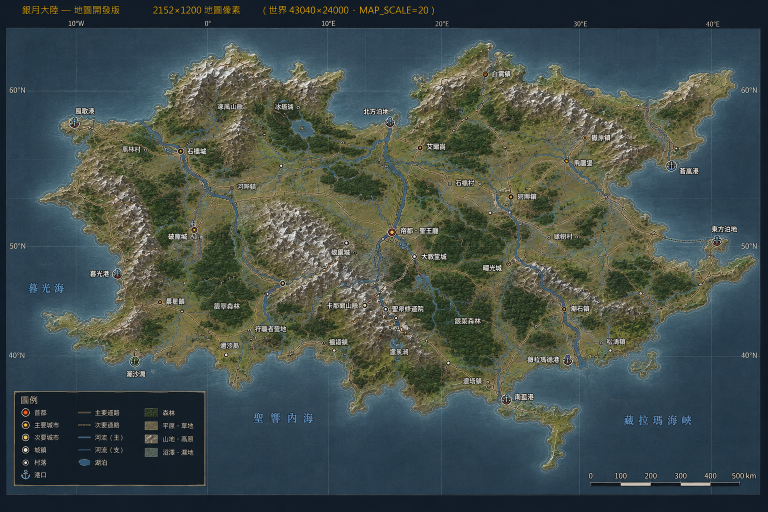
#> input picture flight/_src/map_01.png, 1536 x 1024 px (shown at 1/2 size)
$ python build_map.py
#> lines starting #> are read from the running program, lines starting #| are printed output that depends on the picture; after the words box and inside, x2 and y2 are one past the last pixel; in counts of white or black regions, pixels touching at a corner belong together
# -*- coding: utf-8 -*-
"""
把手繪的成品地圖（map_01.png）轉成引擎要的兩張來源圖。

  輸入  flight/map_01.png          1536×1024 的插畫（含外框／圖例／比例尺／城鎮文字）
  輸出  flight/silvermoon_terrain.png    地貌色（去標註）
        flight/silvermoon_heightmap.png  高度場（灰階）
        flight/map_build_debug.png       各階段的中間結果，出問題時看這張

⚠ 這張圖是「成品插畫」不是地形資料，所以高度得用推的。

  ▍山地怎麼認出來 —— 用**局部起伏度**，不是亮度
    實測各地貌的亮度幾乎完全重疊（山 87～109、平原 88～106），
    這張圖的山不是「畫得比較亮」而是「畫得比較皺」：稜線與陰影造成
    高頻對比，平原則是平的。所以取局部標準差當山地指標，
    這同時也符合物理 —— 崎嶇＝山。
    色相只用來認森林（r−g 明顯為負且飽和度高），那是唯一乾淨的色彩特徵。

  ▍海／陸
    海是連到畫框邊界的那一大塊藍。內陸湖泊同色，靠「有沒有連到邊界」
    區分 —— 只看顏色會把湖也挖成海。

  ▍高度＝ 離岸距離做的緩丘（大尺度）
        + 起伏度 → 山脈（作者畫的山脈走向就這樣被保住）
        + 插畫明暗的高頻（只作用在山區，給稜線細節）
    邊緣：距海岸 RIM_W 內強制拉到 RIM_H 以上 → 浮空大陸的斷崖。

⚠ 地貌色**不直接沿用插畫的像素**，而是依分類重新合成。原因有三：
   1. 文字擦不乾淨。文字與山脊高光同樣是「亮＋低飽和」，怎麼調門檻都會
      互相波及；中值補洞又會把岩石紋理抹成糊塊，還留下方形補丁。
   2. 插畫自帶的立體光影是照「俯視固定光源」畫的，貼到我們合成的 3D 地形
      上之後，畫死的陰影不會跟真實形狀對齊 → 看起來就是一片來歷不明的條紋。
      引擎本來就會依坡度算光，貼圖該給的是**固有色**不是打好光的成品。
   3. 合成的可控：雪線、森林濃淡、岩石色調都變成參數。

   插畫因此退居「版面來源」——它決定哪裡是山、森林、河、海岸線，
   這些資訊比它的像素值有價值得多。
   ⚠ 代價：道路與城鎮聚落的紋理不會出現在 3D 裡。要的話得另外把路網
     單獨抽成一張遮罩再畫上去，那是獨立的一步。

⚠ 經緯線是貫穿全圖的直線，用「整行/整列都偏亮」偵測後抹平 ——
   它會污染起伏度（被當成山脊），所以在分類之前就得處理掉。
"""
import os
from collections import deque
import numpy as np
from PIL import Image
from scipy import ndimage as ndi

HERE = os.path.dirname(os.path.abspath(__file__))
# _src/ 放 build 用的原始檔與除錯輸出，不會被部署；flight/ 底下只留 runtime 讀的東西
SRC  = os.path.join(HERE, "_src", "map_01.png")
OUT_COL = os.path.join(HERE, "silvermoon_terrain.png")
OUT_HGT = os.path.join(HERE, "silvermoon_heightmap.png")
# ⚠ 地圖畫面已改成即時烘的 2.5D 浮雕（見 index.html 的 buildRelief），
#   這張平面圖 runtime 不再讀 → 輸出到 _src 當參考，不佔部署空間。
OUT_VIEW= os.path.join(HERE, "_src", "map_view.webp")
OUT_DBG = os.path.join(HERE, "_src", "map_build_debug.png")

# 目標尺寸＝引擎沿用的地圖像素數（PLACES 座標、MAP_SCALE 都以此為準）
TW, TH = 2152, 1200
# 插畫的內容框（外圈深色邊已量測過）
CROP = (11, 55, 1522, 990)

# 與 index.html 同步的高度常數
PEAK_SCALE = 520      # 灰階 255 → 世界高
CLOUD_H    = 44       # 雲海高度（世界單位）
CRUISE_ALT = 700      # 巡航高度：峰頂必須低於此值

# ── 垂直面的預算 ────────────────────────────────────────────────
# voxel-space 的每一段垂直線都要 per-pixel 畫，而且是破圖最容易發生的地方。
# 所以地形生成端就該少做垂直面，而不是等渲染端補救。
EDGE_W       = 26     # 大陸邊緣往內收的過渡帶（地圖像素）→ 斜坡取代斷崖
RIVER_INSET  = 16     # 一般河流的下嵌深度（世界單位）——只是「嵌一點」
RIVER_FLAT   = 11     # 河道兩側「不長山」的影響半徑（高斯 sigma，地圖像素）
SOURCE_H     = 150    # 最上游的水面高度（世界單位）；出海口是 CLOUD_H+10
LAKE_R       = 22     # 源頭湖的半徑（地圖像素）
GORGE_XY     = (940, 740)   # 卡耶爾山谷：唯一保留峽谷的地方（地圖像素）
GORGE_R      = 260    # 峽谷作用半徑

g = lambda world: world / PEAK_SCALE * 255.0      # 世界高 → 灰階


def main():
    im = Image.open(SRC).convert("RGB").crop(CROP).resize((TW, TH), Image.LANCZOS)
    a = np.asarray(im).astype(np.float32)
    r, gg, b = a[..., 0], a[..., 1], a[..., 2]
    lum = r * 0.299 + gg * 0.587 + b * 0.114
    mx, mn = a.max(2), a.min(2)
    sat = np.where(mx > 1, (mx - mn) / np.maximum(mx, 1), 0)

    # ── 1. 海／陸 ──────────────────────────────────────────────────
    # 海：藍明顯高於紅、且整體偏暗。湖泊同色，靠連通性排除。
    bluish = (b - r > 14) & (b > 55)
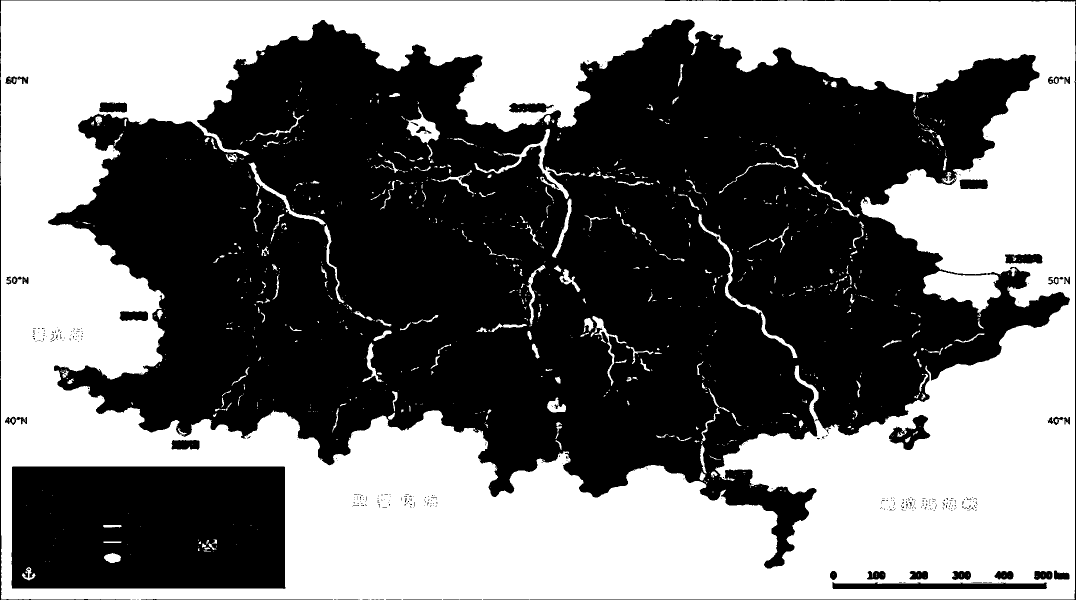
#> bluish: shape (1200, 2152) bool (shown at 1/2 size); 46.3% white; 945 white regions (677 under 20 px), largest, box (x1, y1, x2, y2) and area: (1, 1, 2151, 1200) 1151642, (1846, 542, 2002, 626) 7643, (949, 258, 1160, 398) 2588
    lab, n = ndi.label(bluish)
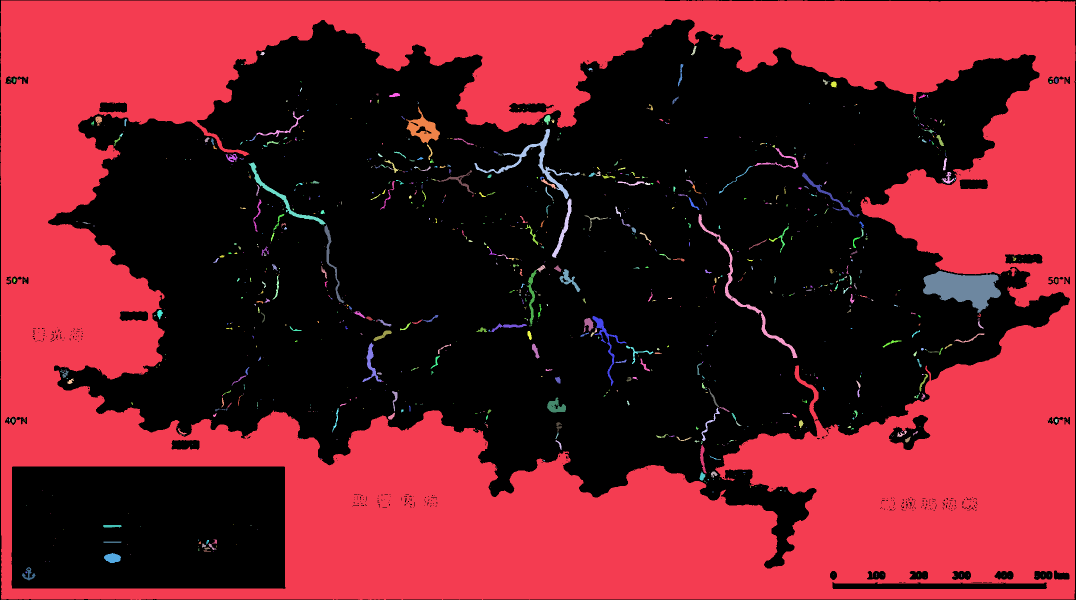
#> lab: shape (1200, 2152) int32 (shown at 1/2 size); 1143 distinct labels, from 0 to 1142; one colour per label, 0 black
#> n = 1142
    edge = set(lab[0].tolist()) | set(lab[-1].tolist()) | \
           set(lab[:, 0].tolist()) | set(lab[:, -1].tolist())
#> edge = 2 items
    edge.discard(0)
    sea = np.isin(lab, list(edge)) if edge else np.zeros_like(bluish)
#> sea: shape (1200, 2152) bool; 44.6% white; 1 white region, box (x1, y1, x2, y2) and area: (1, 1, 2151, 1200) 1151424
    sea = ndi.binary_closing(sea, np.ones((5, 5)))
#> sea: shape (1200, 2152) bool; 44.6% white; 1 white region, box (x1, y1, x2, y2) and area: (2, 2, 2150, 1198) 1151563
    land = ~sea
    land = ndi.binary_opening(land, np.ones((3, 3)))
#> land: shape (1200, 2152) bool; 54.9% white; 1 black region, box (x1, y1, x2, y2) and area: (0, 0, 2152, 1200) 1164749
    land = ndi.binary_fill_holes(land)          # 湖泊算陸地（之後再壓低）

    # 圖例方框與比例尺是壓在海上的「不透明矩形」，不藍 → 會被當成陸地，
    # 變成海中央一座方形島。真正的島嶼不會是完美矩形，用「填滿外接框的
    # 比例」就分得開：矩形 ≈1.0，海島大約 0.4～0.7。
    lb0, n0 = ndi.label(land)
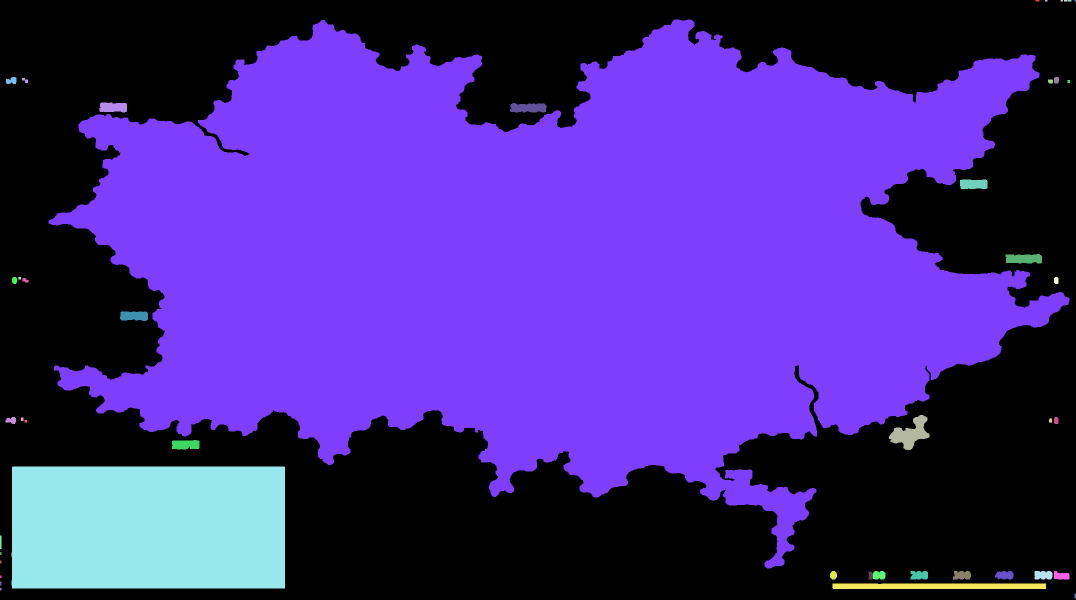
#> lb0: shape (1200, 2152) int32 (shown at 1/2 size); 46 distinct labels, from 0 to 45; one colour per label, 0 black
#> n0 = 45
    if n0:
        areas = np.bincount(lb0.ravel())
#> areas = 46 values, max 1265939 at index 7, min 9 at index 6, mean 56139.1
        keep0 = np.zeros(areas.size, bool)
        main = int(np.argmax(areas[1:])) + 1
#> main = 7
        keep0[main] = True
        objs = ndi.find_objects(lb0)
#> objs = 45 items
        for k in range(1, n0 + 1):
            if k == main or areas[k] < 150:
                continue
            sl = objs[k - 1]
            bb = (sl[0].stop - sl[0].start) * (sl[1].stop - sl[1].start)
            keep0[k] = areas[k] / max(bb, 1) < 0.82      # 夠不規則才算島
#> this loop made 45 passes
#> bb on passes 8, 13, 14, 15, 16, 21, 22, 23: 294, 1100, 1387, 1045, 1387, 1064, 5670, 294
        land = keep0[lb0]
#> land: shape (1200, 2152) bool; 49.2% white; 7 white regions, largest, box (x1, y1, x2, y2) and area: (97, 39, 2139, 1137) 1265939, (1778, 830, 1859, 900) 2697, (1990, 1142, 2027, 1159) 515

    # 內陸水域。⚠ 要濾掉碎點：插畫在岩石陰影邊緣有零星偏藍的反鋸齒像素，
    # 留著的話每一點在 MAP_SCALE 20 下都會變成 20 世界單位寬的藍斑。
    # 真正的河是細長連通線、湖是成塊區域，兩者都遠大於這個門檻。
    lake = bluish & land
#> lake: shape (1200, 2152) bool; 1.7% white; 888 white regions (634 under 20 px), largest, box (x1, y1, x2, y2) and area: (1846, 542, 2002, 626) 7643, (949, 258, 1160, 398) 2588, (1397, 428, 1595, 716) 2386
    lb1, n1 = ndi.label(ndi.binary_closing(lake, np.ones((3, 3))))
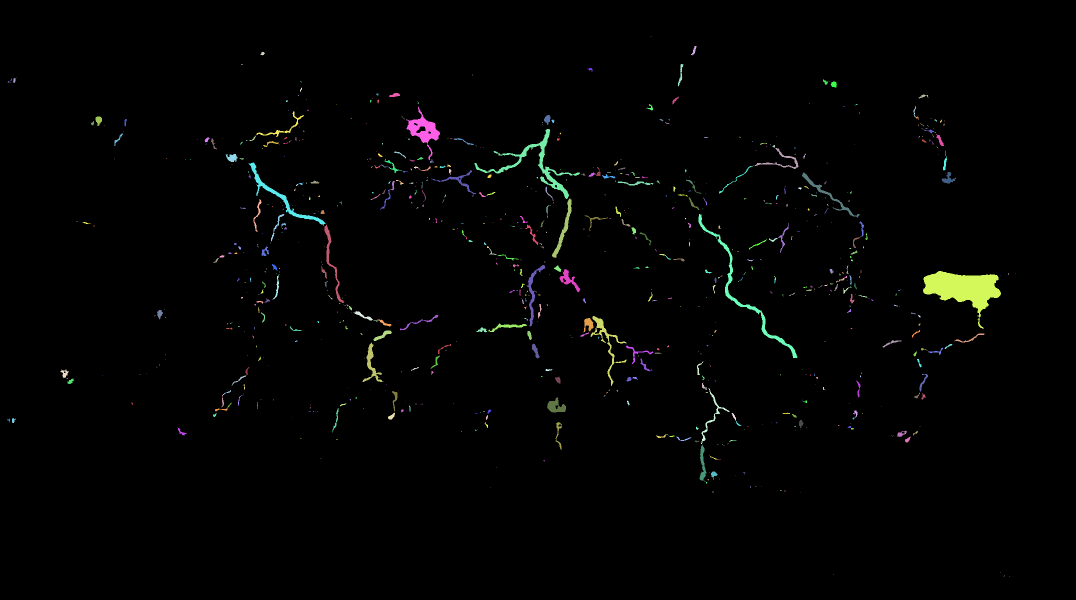
#> lb1: shape (1200, 2152) int32 (shown at 1/2 size); 861 distinct labels, from 0 to 860; one colour per label, 0 black
#> n1 = 860
    if n1:
        sz = np.bincount(lb1.ravel())
#> sz = 861 values, max 2537624 at index 0, min 1 at index 6, mean 2999.3
        keep1 = np.zeros(sz.size, bool)
        keep1[1:] = sz[1:] >= 60
        lake = keep1[lb1]
#> lake: shape (1200, 2152) bool; 1.4% white; 105 white regions, largest, box (x1, y1, x2, y2) and area: (1846, 542, 2002, 658) 7776, (949, 258, 1160, 398) 2900, (1397, 428, 1595, 716) 2405

    # ── 2. 經緯線：貫穿全圖的直線，先抹平 ─────────────────────────
    # 判定「整列都比左右鄰居亮」——地貌不會有這種一路到底的一致性
    def wipe_lines(img, axis):
#> called with axis = 0
        L = img.mean(2)
        prof = L.mean(axis)                                     # 沿該軸壓成一維
#> prof = 2152 values, max 96.92 at index 1635, min 18.07 at index 2151, mean 79.02
        nb = (np.roll(prof, 4) + np.roll(prof, -4)) * 0.5
#> nb = 2152 values, max 94.04 at index 1584, min 39.96 at index 3, mean 79.02
        d = prof - nb
#> d = 2152 values, max 39.82 at index 2148, min -50.15 at index 0, mean 2.66e-08
        hit = np.where(d > d.std() * 2.2 + 0.4)[0]
#> hit = 22 values from 2 to 2149
        for i in hit:
            if 4 <= i < len(prof) - 4:
                if axis == 0: img[:, i] = (img[:, i - 3] + img[:, i + 3]) * 0.5
                else:         img[i, :] = (img[i - 3, :] + img[i + 3, :]) * 0.5
#> this loop made 22 passes
#> i on passes 1 to 8: 2, 3, 4, 5, 24, 25, 26, 201
        return len(hit)
    a = a.copy()
    n_gx = wipe_lines(a, 0)
#> n_gx = 22
    n_gy = wipe_lines(a, 1)
#> the loop in wipe_lines (call 2), `for i in hit:` made 17 passes
#> i on passes 1 to 8: 2, 3, 4, 162, 163, 562, 563, 843
#> n_gy = 17
    lum = a[..., 0] * .299 + a[..., 1] * .587 + a[..., 2] * .114
    mx, mn = a.max(2), a.min(2)
    sat = np.where(mx > 1, (mx - mn) / np.maximum(mx, 1), 0)

    # ── 3. 標註遮罩：只用來把文字排除在「起伏度」之外 ──────────────
    # 貼圖已改成合成，所以這裡不必補洞，只要別讓文字被當成山脊。
    bright = land & (lum > 190) & (sat < 0.26)
#> bright: shape (1200, 2152) bool; 0.9% white in thin lines or dots
    lb, _n = ndi.label(ndi.binary_dilation(bright, np.ones((3, 3))))
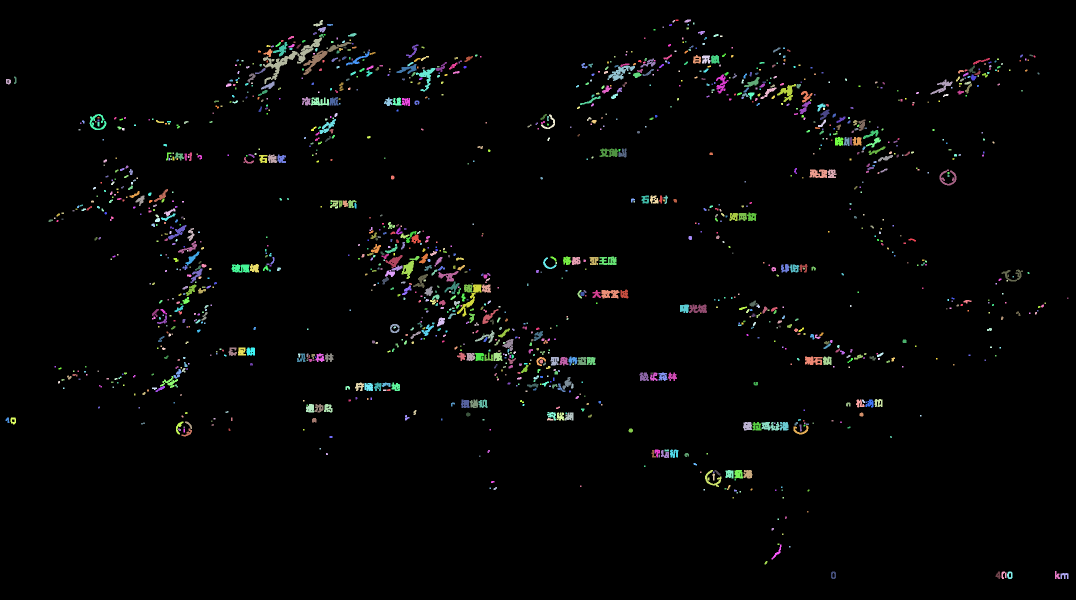
#> lb: shape (1200, 2152) int32 (shown at 1/2 size); 1487 distinct labels, from 0 to 1486; one colour per label, 0 black
    sizes = np.bincount(lb.ravel())
#> sizes = 1487 values, max 2506862 at index 0, min 9 at index 8, mean 1736.7
    keep = np.zeros(sizes.size, bool)
    keep[1:] = sizes[1:] < 700
    ink = ndi.binary_dilation(keep[lb], np.ones((9, 9)))
#> ink: shape (1200, 2152) bool; 10.8% white; 363 white regions, largest, box (x1, y1, x2, y2) and area: (712, 440, 1195, 789) 50614, (204, 327, 438, 704) 19949, (1623, 203, 1832, 352) 11442

    clean = a
    clum = lum
    cmx, cmn = mx, mn
    csat = sat

    # ── 5. 地貌分類 ────────────────────────────────────────────────
    # 森林是唯一乾淨的色彩特徵：綠明顯高於紅、且飽和。
    forest = land & (clean[..., 1] - clean[..., 0] > 4) & (csat > 0.28)
#> forest: shape (1200, 2152) bool; 12.7% white; 6775 white regions (6106 under 20 px), largest, box (x1, y1, x2, y2) and area: (1094, 614, 1415, 875) 35755, (431, 476, 726, 789) 30916, (1184, 479, 1442, 619) 17626
    forest = ndi.binary_opening(forest, np.ones((3, 3)))
#> forest: shape (1200, 2152) bool; 10.5% white; 1062 white regions (495 under 20 px), largest, box (x1, y1, x2, y2) and area: (1104, 625, 1414, 871) 32088, (1188, 492, 1424, 619) 15306, (509, 639, 725, 786) 14363

    # 起伏度＝局部標準差。這才是山地的指標（亮度分不出來，實測完全重疊）。
    # ⚠ 文字先換成鄰域平均再算起伏度，否則每個字都會變成一座小山
    lflat = np.where(ink, ndi.uniform_filter(clum, 31), clum)
    m1 = ndi.uniform_filter(lflat, 9)
    rug = np.sqrt(np.maximum(ndi.uniform_filter(lflat * lflat, 9) - m1 * m1, 0))
    rug = ndi.gaussian_filter(rug, 5)
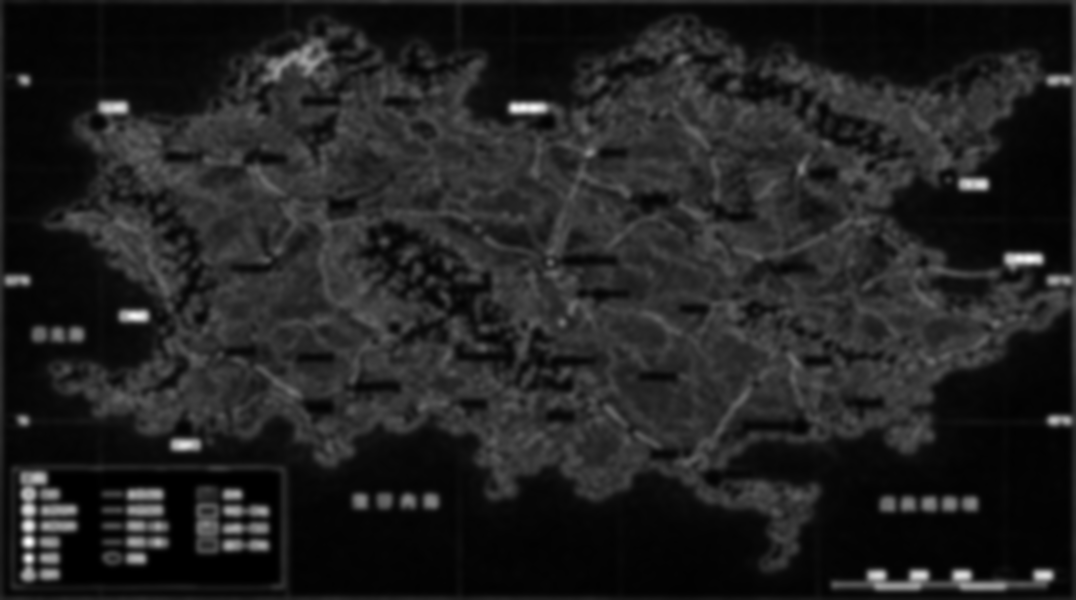
#> rug: shape (1200, 2152) float32 (shown at 1/2 size); min 0.44, max 80.35, mean 11; drawn with min black and max white
    lo, hi_ = np.percentile(rug[land], 25), np.percentile(rug[land], 97)
#> lo = 12.62; hi_ = 25.21
    rn = np.clip((rug - lo) / max(1e-3, hi_ - lo), 0, 1) * land   # 0..1
#> (the rest of the program and of its run is left out)
